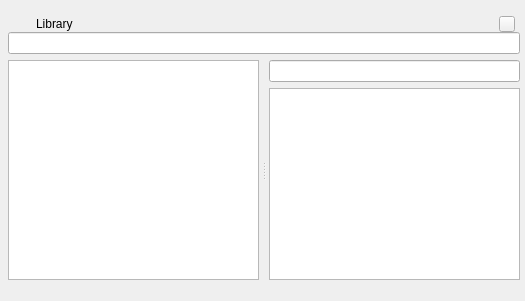
  <widget class="QDockWidget" name="dockWidget_library">
   <property name="floating">
    <bool>false</bool>
   </property>
   <property name="allowedAreas">
    <set>Qt::AllDockWidgetAreas</set>
   </property>
   <property name="windowTitle">
    <string>Library</string>
   </property>
   <attribute name="dockWidgetArea">
    <number>1</number>
   </attribute>
   <widget class="QWidget" name="dockWidgetContents">
    <layout class="QVBoxLayout" name="verticalLayout_14">
     <property name="spacing">
      <number>0</number>
     </property>
     <property name="leftMargin">
      <number>8</number>
     </property>
     <property name="topMargin">
      <number>8</number>
     </property>
     <property name="rightMargin">
      <number>5</number>
     </property>
     <property name="bottomMargin">
      <number>5</number>
     </property>
     <item>
      <layout class="QVBoxLayout" name="verticalLayout_6">
       <property name="spacing">
        <number>0</number>
       </property>
       <item>
        <widget class="QWidget" name="verticalWidget_titlebar_library" native="true">
         <property name="sizePolicy">
          <sizepolicy hsizetype="Preferred" vsizetype="Preferred">
           <horstretch>0</horstretch>
           <verstretch>0</verstretch>
          </sizepolicy>
         </property>
         <layout class="QVBoxLayout" name="verticalLayout_17">
          <property name="spacing">
           <number>0</number>
          </property>
          <property name="leftMargin">
           <number>8</number>
          </property>
          <property name="topMargin">
           <number>8</number>
          </property>
          <property name="rightMargin">
           <number>5</number>
          </property>
          <property name="bottomMargin">
           <number>0</number>
          </property>
          <item>
           <widget class="QWidget" name="horizontalWidget_titlebar_library" native="true">
            <layout class="QHBoxLayout" name="horizontalLayout_titlebar_concept_3">
             <property name="spacing">
              <number>4</number>
             </property>
             <property name="leftMargin">
              <number>0</number>
             </property>
             <property name="topMargin">
              <number>0</number>
             </property>
             <property name="rightMargin">
              <number>0</number>
             </property>
             <property name="bottomMargin">
              <number>0</number>
             </property>
             <item>
              <widget class="MyDockTitleLabel" name="label_library_icon">
               <property name="sizePolicy">
                <sizepolicy hsizetype="Fixed" vsizetype="Fixed">
                 <horstretch>0</horstretch>
                 <verstretch>0</verstretch>
                </sizepolicy>
               </property>
               <property name="maximumSize">
                <size>
                 <width>16</width>
                 <height>16</height>
                </size>
               </property>
               <property name="text">
                <string/>
               </property>
               <property name="pixmap">
                <pixmap resource="resource.qrc">:/icon/hard-drive.svg</pixmap>
               </property>
               <property name="scaledContents">
                <bool>true</bool>
               </property>
              </widget>
             </item>
             <item>
              <widget class="QLabel" name="label_titlebar_library">
               <property name="text">
                <string>Library</string>
               </property>
              </widget>
             </item>
             <item>
              <widget class="QPushButton" name="pushButton_library_close">
               <property name="sizePolicy">
                <sizepolicy hsizetype="Maximum" vsizetype="Preferred">
                 <horstretch>0</horstretch>
                 <verstretch>0</verstretch>
                </sizepolicy>
               </property>
               <property name="minimumSize">
                <size>
                 <width>16</width>
                 <height>16</height>
                </size>
               </property>
               <property name="maximumSize">
                <size>
                 <width>16</width>
                 <height>16</height>
                </size>
               </property>
               <property name="styleSheet">
                <string notr="true"/>
               </property>
               <property name="text">
                <string/>
               </property>
               <property name="icon">
                <iconset resource="resource.qrc">
                 <normaloff>:/icon/x-circle.svg</normaloff>:/icon/x-circle.svg</iconset>
               </property>
               <property name="iconSize">
                <size>
                 <width>16</width>
                 <height>16</height>
                </size>
               </property>
               <property name="flat">
                <bool>false</bool>
               </property>
              </widget>
             </item>
            </layout>
           </widget>
          </item>
         </layout>
        </widget>
       </item>
       <item>
        <layout class="QVBoxLayout" name="verticalLayout_5">
         <property name="spacing">
          <number>6</number>
         </property>
         <item>
          <widget class="QLineEdit" name="lineEdit_search_file">
           <property name="sizePolicy">
            <sizepolicy hsizetype="Preferred" vsizetype="Fixed">
             <horstretch>0</horstretch>
             <verstretch>0</verstretch>
            </sizepolicy>
           </property>
           <property name="minimumSize">
            <size>
             <width>270</width>
             <height>0</height>
            </size>
           </property>
          </widget>
         </item>
         <item>
          <widget class="QSplitter" name="splitter_file_manager">
           <property name="sizePolicy">
            <sizepolicy hsizetype="Preferred" vsizetype="MinimumExpanding">
             <horstretch>0</horstretch>
             <verstretch>0</verstretch>
            </sizepolicy>
           </property>
           <property name="orientation">
            <enum>Qt::Horizontal</enum>
           </property>
           <property name="handleWidth">
            <number>10</number>
           </property>
           <property name="childrenCollapsible">
            <bool>false</bool>
           </property>
           <widget class="MyConceptLinkedFileList" name="listWidget_search_file">
            <property name="sizePolicy">
             <sizepolicy hsizetype="Preferred" vsizetype="Preferred">
              <horstretch>0</horstretch>
              <verstretch>0</verstretch>
             </sizepolicy>
            </property>
            <property name="dragEnabled">
             <bool>true</bool>
            </property>
            <property name="dragDropOverwriteMode">
             <bool>false</bool>
            </property>
            <property name="dragDropMode">
             <enum>QAbstractItemView::InternalMove</enum>
            </property>
            <property name="defaultDropAction">
             <enum>Qt::CopyAction</enum>
            </property>
            <property name="selectionMode">
             <enum>QAbstractItemView::ExtendedSelection</enum>
            </property>
            <property name="spacing">
             <number>5</number>
            </property>
            <property name="selectionRectVisible">
             <bool>true</bool>
            </property>
           </widget>
           <widget class="QWidget" name="layoutWidget2">
            <layout class="QVBoxLayout" name="verticalLayout_7">
             <item>
              <widget class="QLineEdit" name="lineEdit_date">
               <property name="enabled">
                <bool>true</bool>
               </property>
               <property name="sizePolicy">
                <sizepolicy hsizetype="Preferred" vsizetype="Fixed">
                 <horstretch>0</horstretch>
                 <verstretch>0</verstretch>
                </sizepolicy>
               </property>
               <property name="minimumSize">
                <size>
                 <width>0</width>
                 <height>0</height>
                </size>
               </property>
               <property name="readOnly">
                <bool>true</bool>
               </property>
              </widget>
             </item>
             <item>
              <widget class="QListWidget" name="listWidget_file_related_concept">
               <property name="sizePolicy">
                <sizepolicy hsizetype="Preferred" vsizetype="Preferred">
                 <horstretch>0</horstretch>
                 <verstretch>0</verstretch>
                </sizepolicy>
               </property>
               <property name="dragEnabled">
                <bool>false</bool>
               </property>
               <property name="dragDropOverwriteMode">
                <bool>false</bool>
               </property>
               <property name="dragDropMode">
                <enum>QAbstractItemView::NoDragDrop</enum>
               </property>
               <property name="defaultDropAction">
                <enum>Qt::IgnoreAction</enum>
               </property>
               <property name="selectionMode">
                <enum>QAbstractItemView::ExtendedSelection</enum>
               </property>
               <property name="movement">
                <enum>QListView::Static</enum>
               </property>
               <property name="flow">
                <enum>QListView::LeftToRight</enum>
               </property>
               <property name="resizeMode">
                <enum>QListView::Adjust</enum>
               </property>
               <property name="spacing">
                <number>5</number>
               </property>
               <property name="viewMode">
                <enum>QListView::IconMode</enum>
               </property>
               <property name="wordWrap">
                <bool>false</bool>
               </property>
               <property name="selectionRectVisible">
                <bool>true</bool>
               </property>
              </widget>
             </item>
            </layout>
           </widget>
          </widget>
         </item>
        </layout>
       </item>
       <item>
        <widget class="QFrame" name="horizontalFrame_library">
         <layout class="QHBoxLayout" name="horizontalLayout_sizegrip_concept_3">
          <property name="spacing">
           <number>0</number>
          </property>
          <property name="leftMargin">
           <number>0</number>
          </property>
          <property name="topMargin">
           <number>0</number>
          </property>
          <property name="rightMargin">
           <number>0</number>
          </property>
          <property name="bottomMargin">
           <number>0</number>
          </property>
          <item>
           <widget class="QLabel" name="label_sizegrip_library">
            <property name="sizePolicy">
             <sizepolicy hsizetype="MinimumExpanding" vsizetype="Preferred">
              <horstretch>0</horstretch>
              <verstretch>0</verstretch>
             </sizepolicy>
            </property>
            <property name="text">
             <string/>
            </property>
           </widget>
          </item>
          <item>
           <widget class="QFrame" name="frame_sizegrip_library">
            <property name="minimumSize">
             <size>
              <width>16</width>
              <height>16</height>
             </size>
            </property>
            <property name="frameShape">
             <enum>QFrame::NoFrame</enum>
            </property>
           </widget>
          </item>
         </layout>
        </widget>
       </item>
      </layout>
     </item>
    </layout>
   </widget>
  </widget>
